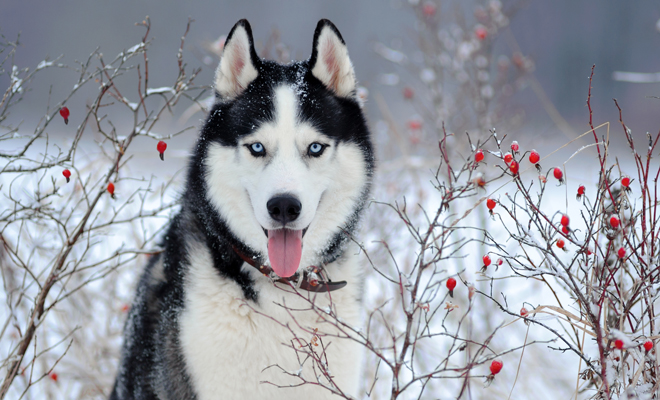
//> input picture Practicas/Practica 3/Hayde/Entrada/imagen1.jpg, 660 x 400 px
$ ./ejercicio2   (built with g++ and OpenCV 4)
//> lines starting //> are read from the running program, lines starting //| are printed output that depends on the picture
#include <opencv2/opencv.hpp>
#include <bits/stdc++.h>

using namespace cv;
using namespace std;

int main(){
  Mat img=imread("imagen1.jpg");
//> img is the input picture: 400 rows x 660 cols, CV_8UC3; mean B, G, R 162.3, 153.9, 150.9
	if ( !img.data){
        return -1;
    }
  Mat dst;
  flip (img, dst, 1);
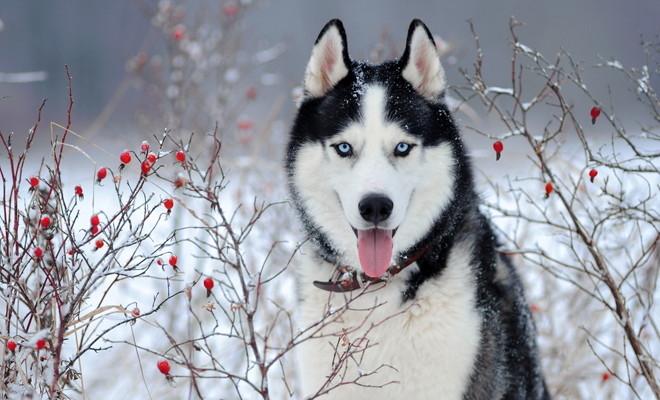
//> dst: 400 rows x 660 cols, CV_8UC3; mean B, G, R 162.3, 153.9, 150.9
  imwrite("2_Transformacion_Espejo_Horizontal.jpg", dst);
  flip (img, dst, 0);
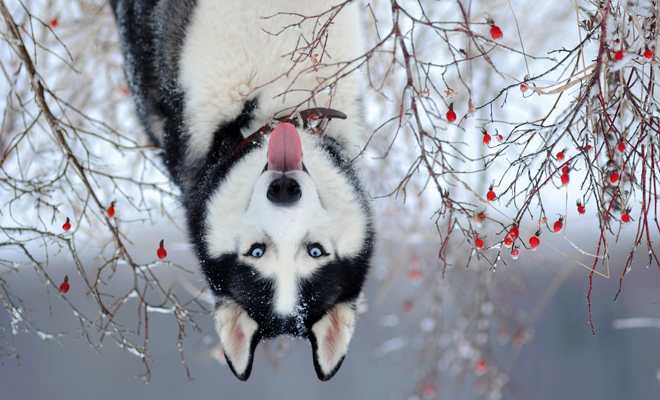
//> dst: 400 rows x 660 cols, CV_8UC3; mean B, G, R 162.3, 153.9, 150.9
  imwrite("2_Transformacion_Espejo_Vertical.jpg", dst);
  return 0;
}

$ run again, with Practicas/Practica 3/Hayde/Entrada/imagen2.jpg copied over Practicas/Practica 3/Hayde/Entrada/imagen1.jpg
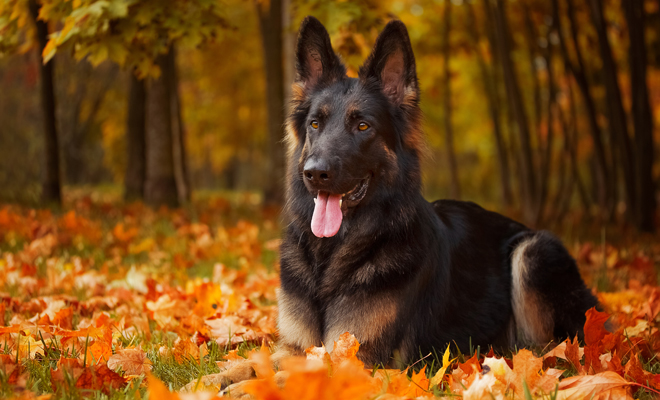
//> input picture Practicas/Practica 3/Hayde/Entrada/imagen2.jpg, 660 x 400 px
//> img is the input picture: 400 rows x 660 cols, CV_8UC3; mean B, G, R 22.4, 67.9, 111.4
//> `flip (img, dst, 1);`:
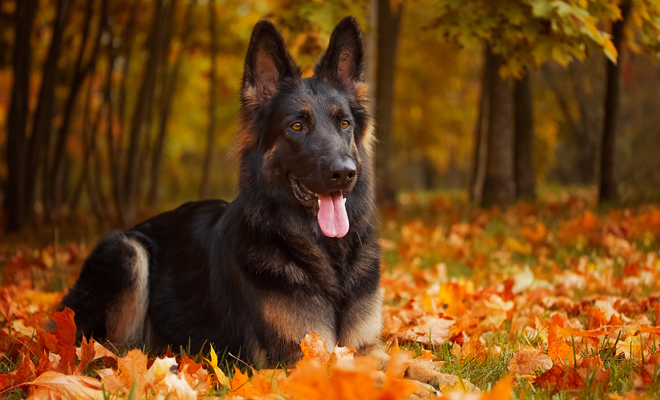
//> dst: 400 rows x 660 cols, CV_8UC3; mean B, G, R 22.4, 67.9, 111.4
//> `flip (img, dst, 0);`:
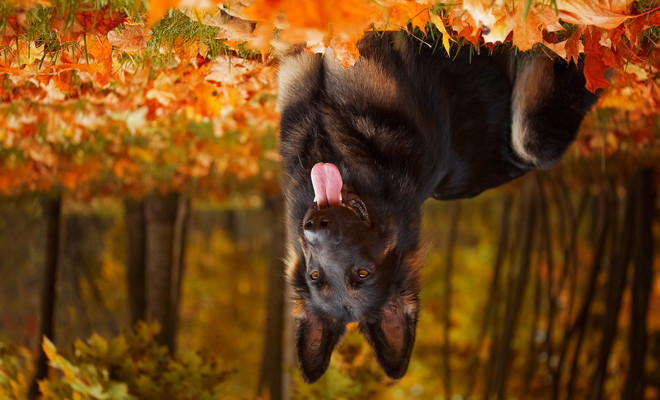
//> dst: 400 rows x 660 cols, CV_8UC3; mean B, G, R 22.4, 67.9, 111.4
